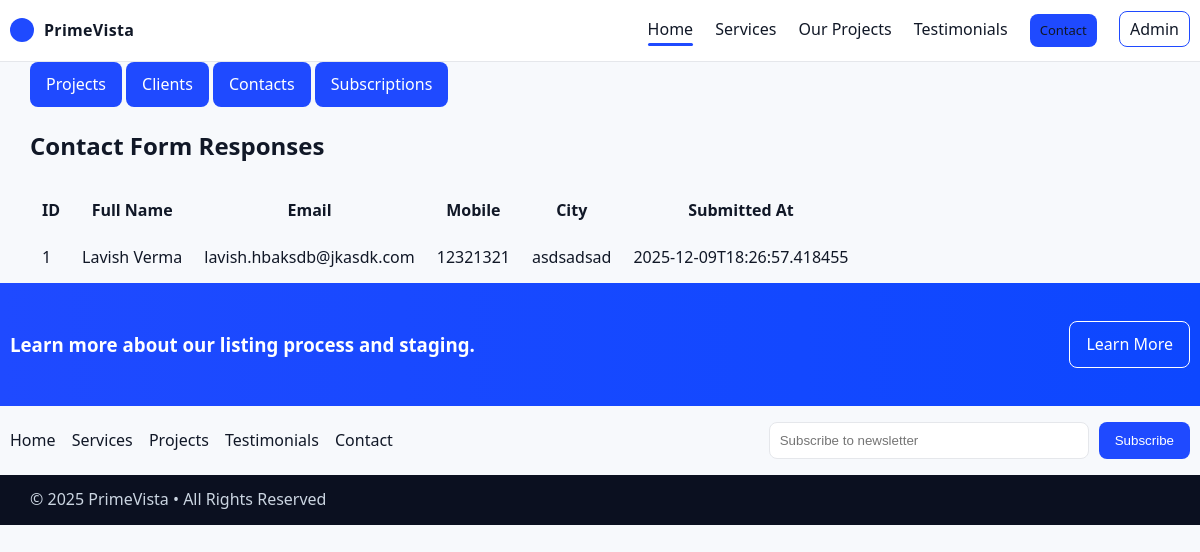
/admin/contacts, run on an earlier commit of the app's database.
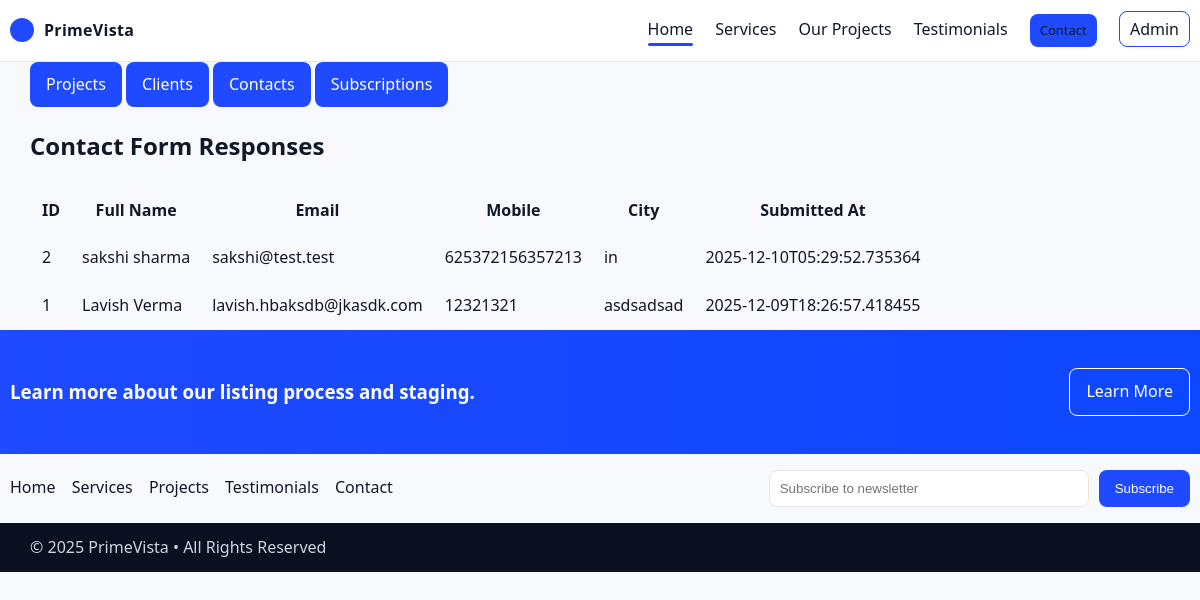
And on a later commit of the database.
### tables this page shows
CREATE TABLE contacts (
            id INTEGER PRIMARY KEY AUTOINCREMENT,
            full_name TEXT NOT NULL,
            email TEXT NOT NULL,
            mobile TEXT NOT NULL,
            city TEXT NOT NULL,
            created_at TEXT NOT NULL
        );

### app.py (the view)
@app.route('/admin/contacts')
def admin_contacts():
    conn = get_db()
    contacts = conn.execute('SELECT * FROM contacts ORDER BY id DESC').fetchall()
    conn.close()
    return render_template('admin/contacts.html', contacts=contacts, title='Contacts · PrimeVista')

### app.py (called while the page is built)
def get_db():
    conn = sqlite3.connect(DB_PATH)
    conn.row_factory = sqlite3.Row
    return conn

### templates/admin/contacts.html
{% extends 'admin/base.html' %}
{% block admin_content %}
<h2>Contact Form Responses</h2>
<table class="table" cellpadding="10">
  <thead>
    <tr>
      <th>ID</th>
      <th>Full Name</th>
      <th>Email</th>
      <th>Mobile</th>
      <th>City</th>
      <th>Submitted At</th>
    </tr>
  </thead>
  <tbody>
    {% for r in contacts %}
      <tr>
        <td>{{ r.id }}</td>
        <td>{{ r.full_name }}</td>
        <td>{{ r.email }}</td>
        <td>{{ r.mobile }}</td>
        <td>{{ r.city }}</td>
        <td>{{ r.created_at }}</td>
      </tr>
    {% else %}
      <tr><td colspan="6">No responses yet.</td></tr>
    {% endfor %}
  </tbody>
</table>
{% endblock %}

### templates/admin/base.html
{% extends 'base.html' %}
{% block content %}
<section class="section">
  <div class="container admin-nav">
    <a class="btn" href="{{ url_for('admin_projects') }}">Projects</a>
    <a class="btn" href="{{ url_for('admin_clients') }}">Clients</a>
    <a class="btn" href="{{ url_for('admin_contacts') }}">Contacts</a>
    <a class="btn" href="{{ url_for('admin_subscriptions') }}">Subscriptions</a>
  </div>
</section>
<section class="section">
  <div class="container admin-content">
    {% block admin_content %}{% endblock %}
  </div>
</section>
{% endblock %}

### templates/base.html (shortened to what this page needs)
<!DOCTYPE html>
<html lang="en">
<head>
  <link rel="stylesheet" href="{{ url_for('static', filename='css/style.css') }}" />
</head>
<body>
  <header class="site-header">
    <div class="container header-inner">
      <div class="brand">
        <span class="brand-mark"></span>
        <a class="logo" href="/">PrimeVista</a>
      </div>
      <nav class="main-nav">
        <a class="active" href="/">Home</a>
        <a href="#services">Services</a>
        <a href="#projects">Our Projects</a>
        <a href="#clients">Testimonials</a>
        <a class="btn small" href="#contact">Contact</a>
        <a class="admin-link" href="{{ url_for('admin_dashboard') }}">Admin</a>
      </nav>
    </div>
  </header>
  <main>
    {% block content %}{% endblock %}
  </main>
  <footer class="site-footer">
    <div class="cta-band">
      <div class="container cta-inner">
        <h3>Learn more about our listing process and staging.</h3>
        <a class="btn outline-light" href="#services">Learn More</a>
      </div>
    </div>
    <div class="footer-nav container">
      <nav>
        <a href="#">Home</a>
        <a href="#services">Services</a>
        <a href="#projects">Projects</a>
        <a href="#clients">Testimonials</a>
        <a href="#contact">Contact</a>
      </nav>
      <form class="form-inline" method="post" action="{{ url_for('subscribe') }}">
        <input type="email" name="email" placeholder="Subscribe to newsletter" required />
        <button class="btn" type="submit">Subscribe</button>
      </form>
    </div>
    <div class="sub-footer">
      <div class="container">&copy; {{ 2025 }} PrimeVista • All Rights Reserved</div>
    </div>
  </footer>
</body>
</html>

### static/css/style.css (style rules this page uses)
:root { --primary: #1f4aff; --primary-700:#1734b8; --accent: #ff7a00; --accent-700:#d96400; --bg:#f7f9fc; --paper:#ffffff; --text:#111827; --muted:#6b7280; --border:#e5e7eb; --shadow-sm: 0 6px 14px rgba(17,24,39,.08); --shadow:0 12px 28px rgba(17,24,39,.12); --radius:12px; }
* { box-sizing:border-box }
html,body { margin:0;padding:0 }
body { font-family:system-ui,-apple-system,Segoe UI,Roboto,Arial,sans-serif;background:var(--bg);color:var(--text);line-height:1.6 }
.container { max-width:1180px;margin:0 auto;padding:0 20px }
.site-header { position:sticky;top:0;z-index:50;background:#fff;border-bottom:1px solid var(--border) }
.header-inner { display:flex;align-items:center;justify-content:space-between;padding:14px 0 }
.brand { display:flex;align-items:center;gap:10px }
.brand-mark { width:24px;height:24px;border-radius:50%;background:var(--primary) }
.logo { font-weight:800;color:var(--text);text-decoration:none;letter-spacing:.3px }
.main-nav a { margin-left:18px;color:var(--text);text-decoration:none;position:relative }
.main-nav a.active::after { content:"";position:absolute;left:0;bottom:-6px;width:100%;height:3px;background:var(--primary);border-radius:999px }
.admin-link { margin-left:18px;border:1px solid var(--primary);padding:6px 10px;border-radius:8px;color:var(--primary);text-decoration:none }
.btn { display:inline-block;background:var(--primary);color:#fff;border:none;border-radius:8px;padding:10px 16px;cursor:pointer;text-decoration:none }
.btn.small { padding:6px 10px;font-size:13px }
.btn.outline-light { background:transparent;border:1px solid #fff;color:#fff }
.form-inline { display:flex;gap:10px;justify-content:center }
.form-inline input { width:320px;padding:10px;border-radius:8px;border:1px solid var(--border) }
.site-footer .cta-band { background:linear-gradient(90deg,#1f4aff,#0d47ff);color:#fff }
.cta-inner { display:flex;align-items:center;justify-content:space-between;gap:16px;padding:28px 0 }
.footer-nav { display:flex;align-items:center;justify-content:space-between;gap:16px;padding:16px 0 }
.footer-nav nav a { margin-right:12px;color:var(--text);text-decoration:none }
.sub-footer { background:#0b1020;color:#cbd5e1;padding:12px 0 }

What changed in the data, as far as the page shows it:
added contacts: id "2", full_name "sakshi sharma", email "sakshi@test.test", mobile "625372156357213", city "in", created_at "2025-12-10T05:29:52.735364"
